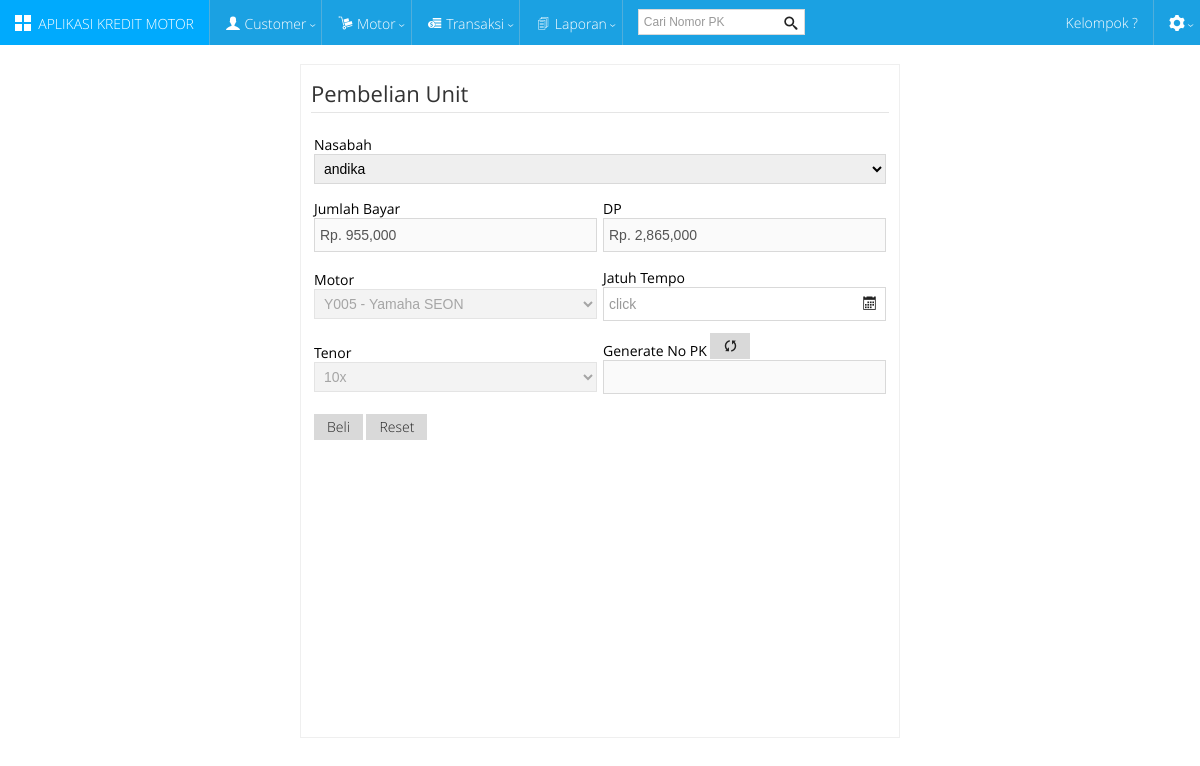
The page /?page=pembelian_unit&id_ang=24&tenor=4 on the database its author committed.
### tables this page shows
CREATE TABLE `m_angsuran` (
  `KODE_ANGSUR` int(20) NOT NULL,
  `KODE_MOTOR` varchar(50) default NULL,
  `DP` int(20) default NULL,
  `BUNGA` int(20) default NULL,
  `10X` int(20) default NULL,
  `16X` int(20) default NULL,
  `22X` int(20) default NULL,
  `28X` int(20) default NULL,
  `36X` int(20) default NULL,
  `IS_ACTIVE` varchar(2) default NULL,
  PRIMARY KEY  (`KODE_ANGSUR`)
);

CREATE TABLE `m_motor` (
  `KODE_MOTOR` varchar(10) NOT NULL,
  `MEREK` varchar(50) default NULL,
  `TYPE` varchar(50) default NULL,
  `OTR` varchar(50) default NULL,
  `HARGA` int(20) default NULL,
  `TAHUN` varchar(50) default NULL,
  `IS_ACTIVE` varchar(2) default NULL,
  PRIMARY KEY  (`KODE_MOTOR`)
);

### form/pay_angsuran.php (the view, shortened to what this page needs)
<form action="system/proses_simpan.php" method="post">
  <table width="50%" border="0" align="center" cellpadding="10" cellspacing="3" style="border: solid 1px #efefef;">
    <tr>
      <td><fieldset>
      <legend>Pembelian Unit</legend>
      <?php
			$id_ang = $_GET['id_ang'];
			$tenor = $_GET['tenor'];
			if (!($query7 = mysql_query("SELECT * FROM M_ANGSURAN where kode_angsur = $id_ang "))) die("SQL Error");
			while($res7 = mysql_fetch_array($query7)) {
		?>
      <table width="100%" border="0" cellspacing="0" cellpadding="3">
        <tr>
          <td colspan="2"><lable>Nasabah</lable>
            <div class="input-control select" data-role="input-control">
            <select value="<?php echo $nasabah; ?>" name="nasabah" id="nasabah">
              <?php
				  	if (!($query = mysql_query("SELECT * FROM M_CUSTOMER ORDER BY nasabah"))) die("SQL Error");
					while($res = mysql_fetch_array($query)) {
						echo '<option value="'.$res[0].'">'.$res[1].'</option>';
					}
				  ?>
            </select>
          </div></td>
          </tr>
        <tr>
          <td width="50%">Jumlah Bayar
<div class="input-control text " data-role="input-control" >
            <input value="<?php echo "Rp. ".number_format($res7[$tenor]); ?>"  type="text"  disabled="disabled" />
          </div></td>
          <td width="50%">DP
            <div class="input-control text " data-role="input-control" >
            <input value="<?php echo "Rp. ".number_format($res7[2]); ?>"  type="text"  disabled="disabled" />
          </div></td>
          </tr>
        <tr>
          <td>
          	Motor
          	<div class="input-control select" data-role="input-control">
          	  <select value="<?php echo $motor; ?>"  disabled="disabled">
                <?php
				  	if (!($query = mysql_query("SELECT * FROM M_MOTOR ORDER BY merek"))) die("SQL Error");
					while($res = mysql_fetch_array($query)) {
					?>
                <option value="<?php echo $res[0];?>" selected="selected" <?php if ($res[0] == $res7[1]) { echo "selected='selected'";}?>><?php echo $res[0]." - ".$res[1]." ".$res[2];?></option>
                <?php
					}
				  ?>
              </select>
          	</div>            </td>
          <td><lable>Jatuh Tempo</lable>
            <div class="input-control text" data-role="datepicker"
        data-format="dd/mm/yyyy"
        data-position="top"
        data-effect="fade">
            <input name="jatuh_tempo" type="text" id="jatuh_tempo" placeholder="click">
            <button class="btn-date" type="button" tabindex="-1"></button>
            </div></td>
        </tr>
        <tr>
          <td><lable>Tenor</lable>
            <div class="input-control select" data-role="input-control">
          	<select disabled="disabled">
              <option value="10x" <?php if ($tenor == 4 ){ echo 'selected="selected"';}?>>10x</option>
            </select>
            </div></td>
          <td valign="top"><label>Generate No PK
          <button onclick="onClickGenerate()" type="button" style="margin-top: -13px; margin-left: 0px;"><span class="icon-cycle"></span></button> </label>
            <div class="input-control text " data-role="input-control" >
            <input value="<?php echo $no_pk; ?>" type="text" id="no_pk2" disabled="disabled" style="margin-top: -5px;" >
            </div></td>
        </tr>
        <tr>
          <td><input name="btn_beli" type="submit" id="btn_beli" value="Beli">
            <input name="Reset" type="reset" value="Reset"></td>
          <td>&nbsp;</td>
        </tr>
      </table>
      <?php } ?>
      <span class="input-control text">
      </span>
      <span class="input-control text">
      </span>
      <span class="input-control text">
      </span>
      <span class="input-control text">
      </span>
      <span class="input-control text ">
      </span>
      <span class="input-control text ">
      </span>
      </fieldset></td>
    </tr>
  </table>
</form>

### rows shown on the page
m_angsuran: 10X "Rp. 955,000", DP "Rp. 2,865,000", KODE_MOTOR.KODE_MOTOR "Y005 - Yamaha SEON"

### other values the page prints
form field nasabah "andika"
